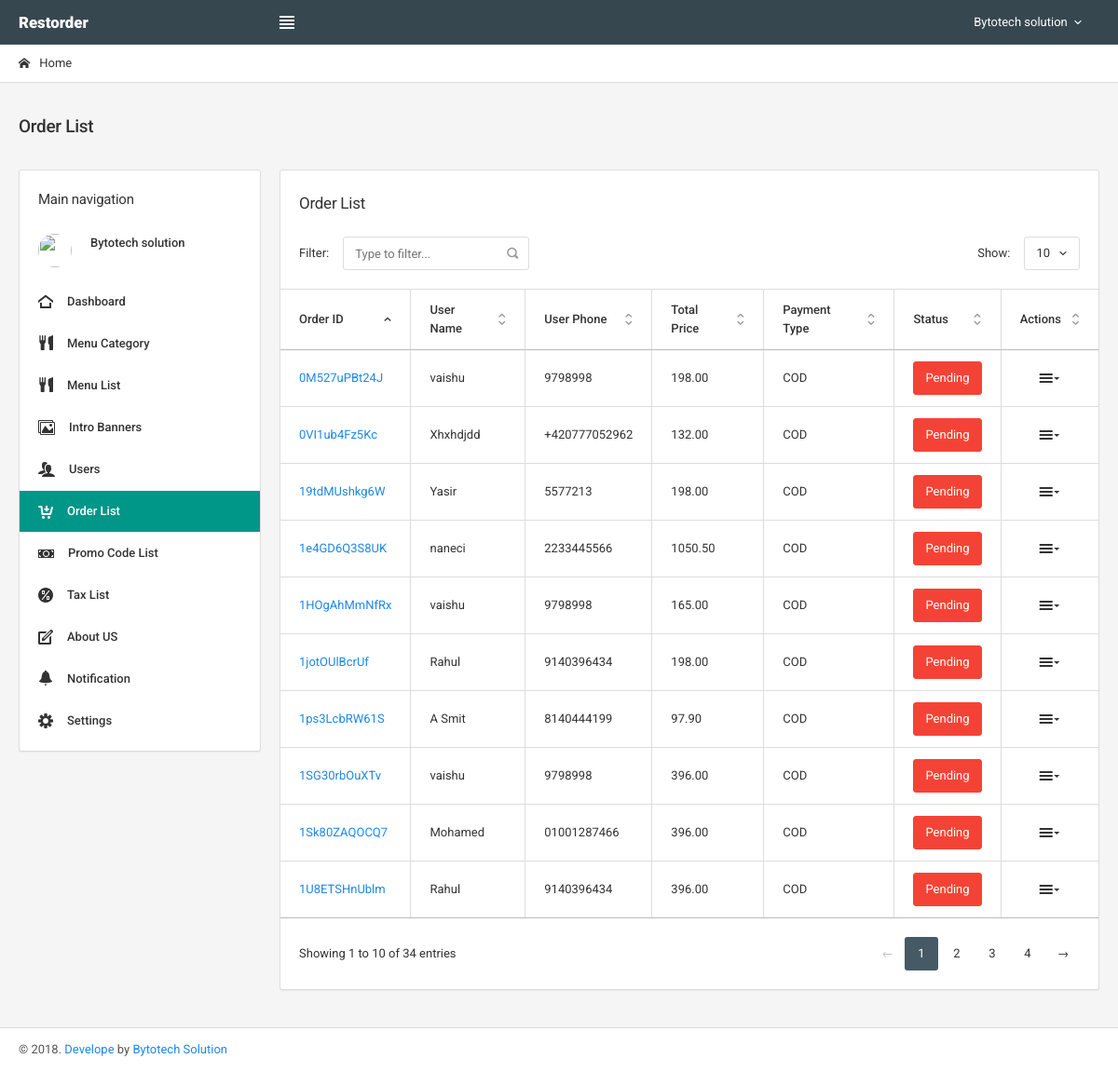
The page /manage_order_list.php (signed in) on the database its author committed.
### tables this page shows
CREATE TABLE `tbl_payment` (
  `id` int(11) NOT NULL,
  `cart_id` varchar(255) NOT NULL,
  `order_id` varchar(255) NOT NULL,
  `user_id` varchar(255) NOT NULL,
  `menu_id` varchar(255) NOT NULL,
  `menu_qty` varchar(20) NOT NULL,
  `total_price` varchar(20) NOT NULL,
  `payment_id` varchar(255) NOT NULL,
  `payment_type` varchar(255) NOT NULL,
  `status` varchar(255) NOT NULL DEFAULT 'Pending',
  `order_date` timestamp NOT NULL DEFAULT CURRENT_TIMESTAMP ON UPDATE CURRENT_TIMESTAMP
);

CREATE TABLE `tbl_users` (
  `id` int(11) NOT NULL,
  `user_type` varchar(255) NOT NULL,
  `fb_id` varchar(255) NOT NULL,
  `gplus_id` varchar(255) NOT NULL,
  `twiter_id` varchar(255) NOT NULL,
  `name` varchar(255) NOT NULL,
  `email` varchar(255) NOT NULL,
  `password` varchar(255) NOT NULL,
  `phone` varchar(255) NOT NULL,
  `address_line_1` text NOT NULL,
  `address_line_2` text NOT NULL,
  `city` varchar(255) NOT NULL,
  `state` varchar(255) NOT NULL,
  `country` varchar(255) NOT NULL,
  `zipcode` varchar(255) NOT NULL,
  `user_image` text NOT NULL,
  `paypal_payment_id` varchar(255) NOT NULL DEFAULT '',
  `confirm_code` varchar(255) NOT NULL DEFAULT '',
  `status` varchar(255) NOT NULL DEFAULT '1'
);

CREATE TABLE `tbl_order_details` (
  `id` int(11) NOT NULL,
  `user_id` int(11) NOT NULL,
  `order_unique_id` varchar(255) NOT NULL,
  `order_date` timestamp NOT NULL DEFAULT CURRENT_TIMESTAMP ON UPDATE CURRENT_TIMESTAMP,
  `status` varchar(255) NOT NULL DEFAULT 'Pending',
  `total_price` decimal(10,2) DEFAULT NULL,
  `promo_code_apply` int(11) DEFAULT NULL,
  `menu_id` int(11) NOT NULL,
  `menu_qty` varchar(20) NOT NULL,
  `menu_name` varchar(255) NOT NULL,
  `menu_price` float(11,2) NOT NULL,
  `menu_image` varchar(255) NOT NULL
);

### manage_order_list.php (the view, shortened to what this page needs)
<!DOCTYPE html>
<html lang="en">
<?php
include("includes/head.php");
?>
<body class="navbar-bottom">
<?php
include("includes/header.php");
$data_qry="SELECT * FROM tbl_payment ORDER BY `id` DESC";
$result=mysqli_query($mysqli,$data_qry);
    function get_user_info($user_id)
    {
        global $mysqli;
        $query1="SELECT * FROM tbl_users WHERE tbl_users.id='".$user_id."'";
    	$sql1 = mysqli_query($mysqli,$query1)or die(mysqli_error());
    	$data1 = mysqli_fetch_assoc($sql1);
    	return $data1;
    }
	  function get_payment_type($payment_type)
    {
          global $mysqli;
    		$query1="SELECT * FROM tbl_payment WHERE tbl_payment.user_id='".$payment_type."' ORDER BY id DESC";
    		$sql1 = mysqli_query($mysqli,$query1)or die(mysqli_error());
    		$data1 = mysqli_fetch_assoc($sql1);
    		return $data1;
    }
	 function get_order_price($total_price)
    {
          global $mysqli;
    		$query1="SELECT * FROM tbl_order_details WHERE tbl_order_details.total_price='".$total_price."'";
    		$sql1 = mysqli_query($mysqli,$query1)or die(mysqli_error());
    		$data1 = mysqli_fetch_assoc($sql1);
    		return $data1;
    }
    function get_order_status($order_id)
    {
          global $mysqli;
    		$query1="SELECT * FROM tbl_payment WHERE tbl_payment.order_id='".$order_id."' ORDER BY id DESC";
    		$sql1 = mysqli_query($mysqli,$query1)or die(mysqli_error());
    		$data1 = mysqli_fetch_assoc($sql1);
    		return $data1['status'];
       }
?>
<div class="page-header">
	<div class="breadcrumb-line">
		<ul class="breadcrumb">
			<li><a href="home.php"><i class="icon-home2 position-left"></i> Home</a></li>
		</ul>
	</div>
	<div class="page-header-content">
		<div class="page-title">
			<h4><span class="text-semibold">Order List</span></h4>
		</div>
	</div>
</div>
	<div class="page-container">
		<div class="page-content">
			<?php include("includes/sidebar.php");?>
			<div class="content-wrapper">
				<div class="panel panel-flat">
					<div class="panel-heading">
						<h5 class="panel-title">Order List</h5>
					</div>
					<table class="table table-bordered table-hover datatable-highlight">
						<thead>
							<tr>
								<th>Order ID</th>
                                <th>User Name</th>
                                <th>User Phone</th>
                                <th>Total Price</th>
								<th>Payment Type</th>
                                <th>Status</th>
								<th class="text-center">Actions</th>
							</tr>
						</thead>
						<tbody>
						<?php
							while($row=mysqli_fetch_array($result))
							{
							?>
							<tr>
								<td><a href="manage_order_list_view.php?order_id=<?php echo $row['order_id'];?>" title="View Order"><?php echo $row['order_id'];?></a></td>
                                <td><?php echo get_user_info($row['user_id'])['name'];?></td>
                                <td><?php echo get_user_info($row['user_id'])['phone'];?></td>
                                <td><?php echo get_order_price($row['total_price'])['total_price'];?></td>
								 <td><?php echo get_payment_type($row['user_id'])['payment_type'];?></td>
                                <td>
                                    <div class="btn-group">
                                        <button type="button" class="btn <?php if(get_order_status($row['order_id'])=="Out for delivery"){?>btn bg-teal  <?php }else if(get_order_status($row['order_id'])=="Packed"){?> btn-primary  <?php }else if(get_order_status($row['order_id'])=="Delivered"){?> btn-success   <?php }else{?>btn-danger<?php }?> dropdown-toggle" data-toggle="dropdown" aria-haspopup="true" aria-expanded="false"><?php echo get_order_status($row['order_id']);?></button>
                                    </div>
                                </td>
								<td class="text-center">
									<ul class="icons-list">
										<li class="dropdown">
											<a href="#" class="dropdown-toggle" data-toggle="dropdown">
												<i class="icon-menu9"></i>
											</a>
										</li>
									</ul>
								</td>
							</tr>
							<?php
								}
								?>
						</tbody>
					</table>
				</div>
			</div>
		</div>
	</div>
	<?php include("includes/footer.php");?>
</body>
</html>

### includes/head.php (shortened to what this page needs)
<head>
	<link href="assets/css/icons/icomoon/styles.css" rel="stylesheet" type="text/css">
	<link href="assets/css/bootstrap.css" rel="stylesheet" type="text/css">
	<link href="assets/css/core.css" rel="stylesheet" type="text/css">
	<link href="assets/css/components.css" rel="stylesheet" type="text/css">
	<link href="assets/css/colors.css" rel="stylesheet" type="text/css">
</head>

### includes/header.php (shortened to what this page needs)
<div class="navbar navbar-inverse">
	<div class="navbar-header">
		<a class="navbar-brand" href="home.php"><p style="font-size: larger;font-weight: 900;">Restorder</p></a>
	</div>
	<div class="navbar-collapse collapse" id="navbar-mobile">
		<ul class="nav navbar-nav">
			<li><a class="sidebar-control sidebar-main-toggle hidden-xs"><i class="icon-paragraph-justify3"></i></a></li>
		</ul>
		<ul class="nav navbar-nav navbar-right">
			<li class="dropdown dropdown-user">
				<a class="dropdown-toggle" data-toggle="dropdown">
					<span><?php echo PROFILE_NAME;?></span>
					<i class="caret"></i>
				</a>
			</li>
		</ul>
	</div>
</div>

### includes/sidebar.php
<?php
      $currentFile = $_SERVER["SCRIPT_NAME"];
      $parts = Explode('/', $currentFile);
      $currentFile = $parts[count($parts) - 1];
?>
<div class="sidebar sidebar-main sidebar-default">
				<div class="sidebar-content">
					<div class="sidebar-category sidebar-category-visible">
						<div class="category-title h6">
							<span>Main navigation</span>
						</div>
						<div class="category-content sidebar-user">
							<div class="media">
								<a href="#" class="media-left"><img src="imagess/thumbs/restorder-logo.png" class="img-circle img-sm" alt=""></a>
								<div class="media-body">
									<span class="media-heading text-semibold"><?php echo PROFILE_NAME;?></span>
								</div>
							</div>
						</div>
						<div class="category-content no-padding">
							<ul class="navigation navigation-main navigation-accordion">
								<li class="<?php if($currentFile=="home.php" or $currentFile=="home.php"){echo 'active';}?>"><a href="home.php"><i class="icon-home4"></i> <span>Dashboard</span></a></li>
								<li class="<?php if($currentFile=="manage_category.php" or $currentFile=="add_category.php"){echo 'active';}?>"><a href="manage_category.php"><i class="glyphicon glyphicon-cutlery"></i> <span>Menu Category</span></a></li>
								<li class="<?php if($currentFile=="manage_submenu_list.php" or $currentFile=="add_submenu.php"){echo 'active';}?>"><a href="manage_submenu_list.php"><i class="glyphicon glyphicon-cutlery"></i> <span>Menu List</span></a></li>
								<li class="<?php if($currentFile=="manage_bannerad.php" or $currentFile=="add_bannerad.php"){echo 'active';}?>"><a href="manage_bannerad.php"><i class="icon-images2"></i> <span>Intro Banners</span></a></li>
								<li class="<?php if($currentFile=="manage_users.php" or $currentFile=="add_user.php"){echo 'active';}?>"><a href="manage_users.php"><i class="icon-users"></i> <span>Users</span></a></li>
								<li class="<?php if($currentFile=="manage_order_list.php" or $currentFile=="manage_order_list_view.php"){echo 'active';}?>"><a href="manage_order_list.php"><i class="icon-cart-add2"></i> <span>Order List</span></a></li>
								<li class="<?php if($currentFile=="manage_promo_code_list.php" or $currentFile=="add_promo_code.php"){echo 'active';}?>"><a href="manage_promo_code_list.php"><i class="icon-cash2"></i> <span>Promo Code List</span></a></li>
								<li class="<?php if($currentFile=="manage_tax_value.php" or $currentFile=="add_tex.php"){echo 'active';}?>"><a href="manage_tax_value.php"><i class="icon-percent"></i> <span>Tax List</span></a></li>
								<li class="<?php if($currentFile=="manage_aboutus.php" or $currentFile=="add_aboutus.php"){echo 'active';}?>"><a href="manage_aboutus.php"><i class="icon-pencil7"></i> <span>About US</span></a></li>
								<li class="<?php if($currentFile=="send_notification.php"){echo 'active';}?>"><a href="send_notification.php"><i class="glyphicon glyphicon-bell"></i> <span>Notification</span></a></li>
								<li class="<?php if($currentFile=="settings.php"){echo 'active';}?>"><a href="settings.php"><i class="icon-cog4"></i> <span>Settings</span></a></li>
							</ul>
						</div>
					</div>
				</div>
			</div>

### includes/footer.php (shortened to what this page needs)
<div class="navbar navbar-default navbar-fixed-bottom footer">
		<div class="navbar-collapse collapse" id="footer">
			<div class="navbar-text">
				&copy; 2018. <a href="#" class="navbar-link">Develope</a> by <a href="http://bytotech.com/" class="navbar-link" target="_blank">Bytotech Solution</a>
			</div>
		</div>
	</div>

### rows shown on the page
tbl_payment: order "1HOgAhMmNfRx", user.name "vaishu", user.phone "9798998", total_price.total_price "165.00", user+payment_type "COD", get_order_status($row['order_id']) "Pending"
tbl_payment: order "0M527uPBt24J", user.name "vaishu", user.phone "9798998", total_price.total_price "198.00", payment_type "COD", get_order_status($row['order_id']) "Pending"
tbl_payment: order "1e4GD6Q3S8UK", user.name "naneci", user.phone "2233445566", total_price.total_price "1050.50", payment_type "COD", get_order_status($row['order_id']) "Pending"
tbl_payment: order "1U8ETSHnUblm", user.name "Rahul", user.phone "9140396434", total_price.total_price "396.00", payment_type "COD", get_order_status($row['order_id']) "Pending"
tbl_payment: order "1jotOUlBcrUf", user.name "Rahul", user.phone "9140396434", total_price.total_price "198.00", payment_type "COD", get_order_status($row['order_id']) "Pending"
tbl_payment: order "1SG30rbOuXTv", user.name "vaishu", user.phone "9798998", total_price.total_price "396.00", payment_type "COD", get_order_status($row['order_id']) "Pending"
tbl_payment: order "19tdMUshkg6W", user.name "Yasir", user.phone "5577213", total_price.total_price "198.00", user+payment_type "COD", get_order_status($row['order_id']) "Pending"
tbl_payment: order "0VI1ub4Fz5Kc", user.name "Xhxhdjdd", user.phone "+420777052962", total_price.total_price "132.00", user+payment_type "COD", get_order_status($row['order_id']) "Pending"
tbl_payment: order "1Sk80ZAQOCQ7", user.name "Mohamed", user.phone "01001287466", total_price.total_price "396.00", payment_type "COD", get_order_status($row['order_id']) "Pending"
tbl_payment: order "1ps3LcbRW61S", user.name "A Smit", user.phone "8140444199", total_price.total_price "97.90", user+payment_type "COD", get_order_status($row['order_id']) "Pending"

### other values the page prints
PROFILE_NAME "Bytotech solution"
